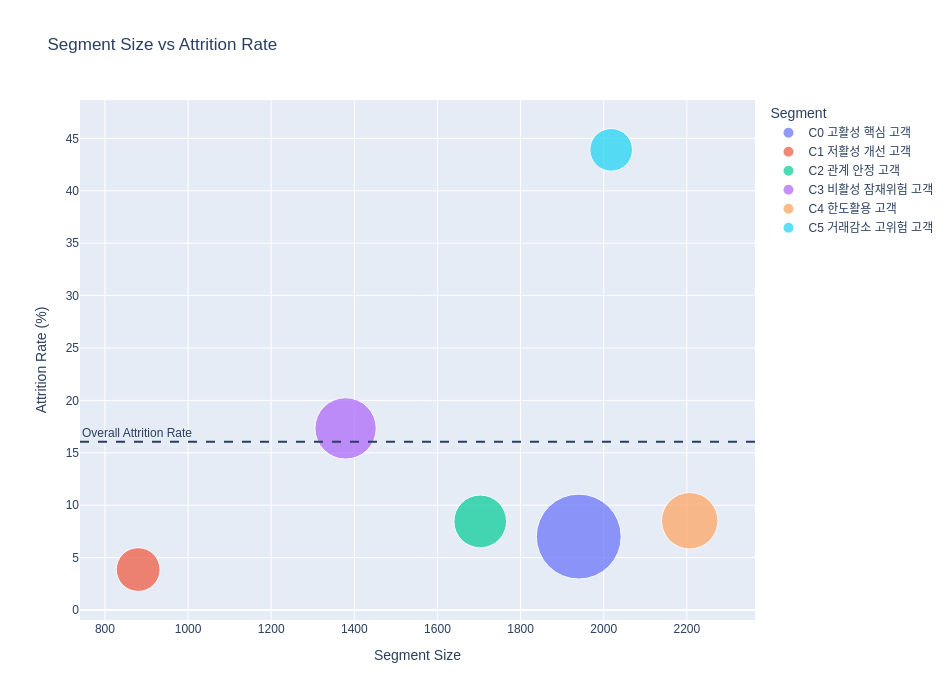

Source (notebook cell):
### Markdown cell above
## 9. Segment Size vs Attrition Rate Bubble Chart

Segment의 고객 수와 이탈률을 동시에 보여준다. 발표에서는 어떤 segment를 우선 관리해야 하는지 설명하는 데 사용할 수 있다.

### Code cell
# ============================================================
# 9. Segment Size vs Attrition Rate Bubble Chart
# ============================================================

if {"n_customers", "attrition_rate_percent"}.issubset(segment_profile.columns):
    bubble_df = segment_profile.copy()
    size_col = "mean_total_trans_amt" if "mean_total_trans_amt" in bubble_df.columns else "n_customers"

    fig = px.scatter(
        bubble_df,
        x="n_customers",
        y="attrition_rate_percent",
        size=size_col,
        color="Segment",
        hover_data=[
            c for c in [
                "Cluster",
                "n_customers",
                "cluster_ratio_percent",
                "attrition_rate_percent",
                "risk_level",
                "strategy_priority",
                "mean_total_trans_ct",
                "mean_total_trans_amt",
                "mean_high_risk_signal_count",
            ] if c in bubble_df.columns
        ],
        labels={
            "n_customers": "Segment Size",
            "attrition_rate_percent": "Attrition Rate (%)",
            size_col: size_col,
        },
        title="Segment Size vs Attrition Rate",
        size_max=60,
    )

    fig.add_hline(
        y=overall_attrition_rate * 100,
        line_dash="dash",
        annotation_text="Overall Attrition Rate",
        annotation_position="top left",
    )
    fig.update_layout(**get_plotly_layout())
    fig.show()

    bubble_path = OUTPUT_DIR / "03_segment_size_vs_attrition_bubble.html"
    fig.write_html(bubble_path)
    print("Saved:", bubble_path.relative_to(ROOT))
else:
    print("필수 컬럼이 없어 bubble chart를 생성하지 않았습니다.")

### Figure 1 — Plotly figure (JSON) as saved in the notebook; plotly's stock layout.template omitted (floating-point values rounded to 4 significant figures)
{"data": [{"customdata": [[0, 19.16, "Low Risk", "Priority 3", 91.12, 8860.0, 1.725]], "hovertemplate": "Segment=C0 고활성 핵심 고객<br>Segment Size=%{x}<br>Attrition Rate (%)=%{y}<br>mean_total_trans_amt=%{customdata[5]}<br>Cluster=%{customdata[0]}<br>cluster_ratio_percent=%{customdata[1]}<br>risk_level=%{customdata[2]}<br>strategy_priority=%{customdata[3]}<br>mean_total_trans_ct=%{customdata[4]}<br>mean_high_risk_signal_count=%{customdata[6]}<extra></extra>", "legendgroup": "C0 고활성 핵심 고객", "marker": {"color": "#636efa", "size": [8860.0], "sizemode": "area", "sizeref": 2.461, "symbol": "circle"}, "mode": "markers", "name": "C0 고활성 핵심 고객", "orientation": "v", "showlegend": true, "type": "scatter", "x": [1940], "xaxis": "x", "y": [7.01], "yaxis": "y"}, {"customdata": [[1, 8.69, "Low Risk", "Priority 3", 45.44, 2353.0, 1.085]], "hovertemplate": "Segment=C1 저활성 개선 고객<br>Segment Size=%{x}<br>Attrition Rate (%)=%{y}<br>mean_total_trans_amt=%{customdata[5]}<br>Cluster=%{customdata[0]}<br>cluster_ratio_percent=%{customdata[1]}<br>risk_level=%{customdata[2]}<br>strategy_priority=%{customdata[3]}<br>mean_total_trans_ct=%{customdata[4]}<br>mean_high_risk_signal_count=%{customdata[6]}<extra></extra>", "legendgroup": "C1 저활성 개선 고객", "marker": {"color": "#EF553B", "size": [2353.0], "sizemode": "area", "sizeref": 2.461, "symbol": "circle"}, "mode": "markers", "name": "C1 저활성 개선 고객", "orientation": "v", "showlegend": true, "type": "scatter", "x": [880], "xaxis": "x", "y": [3.864], "yaxis": "y"}, {"customdata": [[2, 16.82, "Low Risk", "Priority 3", 61.6, 3418.0, 1.16]], "hovertemplate": "Segment=C2 관계 안정 고객<br>Segment Size=%{x}<br>Attrition Rate (%)=%{y}<br>mean_total_trans_amt=%{customdata[5]}<br>Cluster=%{customdata[0]}<br>cluster_ratio_percent=%{customdata[1]}<br>risk_level=%{customdata[2]}<br>strategy_priority=%{customdata[3]}<br>mean_total_trans_ct=%{customdata[4]}<br>mean_high_risk_signal_count=%{customdata[6]}<extra></extra>", "legendgroup": "C2 관계 안정 고객", "marker": {"color": "#00cc96", "size": [3418.0], "sizemode": "area", "sizeref": 2.461, "symbol": "circle"}, "mode": "markers", "name": "C2 관계 안정 고객", "orientation": "v", "showlegend": true, "type": "scatter", "x": [1703], "xaxis": "x", "y": [8.456], "yaxis": "y"}, {"customdata": [[3, 13.62, "Medium Risk", "Priority 2", 70.17, 4623.0, 2.269]], "hovertemplate": "Segment=C3 비활성 잠재위험 고객<br>Segment Size=%{x}<br>Attrition Rate (%)=%{y}<br>mean_total_trans_amt=%{customdata[5]}<br>Cluster=%{customdata[0]}<br>cluster_ratio_percent=%{customdata[1]}<br>risk_level=%{customdata[2]}<br>strategy_priority=%{customdata[3]}<br>mean_total_trans_ct=%{customdata[4]}<br>mean_high_risk_signal_count=%{customdata[6]}<extra></extra>", "legendgroup": "C3 비활성 잠재위험 고객", "marker": {"color": "#ab63fa", "size": [4623.0], "sizemode": "area", "sizeref": 2.461, "symbol": "circle"}, "mode": "markers", "name": "C3 비활성 잠재위험 고객", "orientation": "v", "showlegend": true, "type": "scatter", "x": [1379], "xaxis": "x", "y": [17.33], "yaxis": "y"}, {"customdata": [[4, 21.79, "Low Risk", "Priority 3", 67.33, 3912.0, 1.373]], "hovertemplate": "Segment=C4 한도활용 고객<br>Segment Size=%{x}<br>Attrition Rate (%)=%{y}<br>mean_total_trans_amt=%{customdata[5]}<br>Cluster=%{customdata[0]}<br>cluster_ratio_percent=%{customdata[1]}<br>risk_level=%{customdata[2]}<br>strategy_priority=%{customdata[3]}<br>mean_total_trans_ct=%{customdata[4]}<br>mean_high_risk_signal_count=%{customdata[6]}<extra></extra>", "legendgroup": "C4 한도활용 고객", "marker": {"color": "#FFA15A", "size": [3912.0], "sizemode": "area", "sizeref": 2.461, "symbol": "circle"}, "mode": "markers", "name": "C4 한도활용 고객", "orientation": "v", "showlegend": true, "type": "scatter", "x": [2207], "xaxis": "x", "y": [8.518], "yaxis": "y"}, {"customdata": [[5, 19.93, "High Risk", "Priority 1", 44.5, 2236.0, 2.891]], "hovertemplate": "Segment=C5 거래감소 고위험 고객<br>Segment Size=%{x}<br>Attrition Rate (%)=%{y}<br>mean_total_trans_amt=%{customdata[5]}<br>Cluster=%{customdata[0]}<br>cluster_ratio_percent=%{customdata[1]}<br>risk_level=%{customdata[2]}<br>strategy_priority=%{customdata[3]}<br>mean_total_trans_ct=%{customdata[4]}<br>mean_high_risk_signal_count=%{customdata[6]}<extra></extra>", "legendgroup": "C5 거래감소 고위험 고객", "marker": {"color": "#19d3f3", "size": [2236.0], "sizemode": "area", "sizeref": 2.461, "symbol": "circle"}, "mode": "markers", "name": "C5 거래감소 고위험 고객", "orientation": "v", "showlegend": true, "type": "scatter", "x": [2018], "xaxis": "x", "y": [43.9], "yaxis": "y"}], "layout": {"annotations": [{"showarrow": false, "text": "Overall Attrition Rate", "x": 0, "xanchor": "left", "xref": "x domain", "y": 16.07, "yanchor": "bottom", "yref": "y"}], "font": {"family": "Malgun Gothic, AppleGothic, NanumGothic, Arial"}, "height": 700, "legend": {"itemsizing": "constant", "title": {"text": "Segment"}, "tracegroupgap": 0}, "shapes": [{"line": {"dash": "dash"}, "type": "line", "x0": 0, "x1": 1, "xref": "x domain", "y0": 16.07, "y1": 16.07, "yref": "y"}], "title": {"text": "Segment Size vs Attrition Rate"}, "width": 950, "xaxis": {"anchor": "y", "domain": [0, 1], "title": {"text": "Segment Size"}}, "yaxis": {"anchor": "x", "domain": [0, 1], "title": {"text": "Attrition Rate (%)"}}}}
